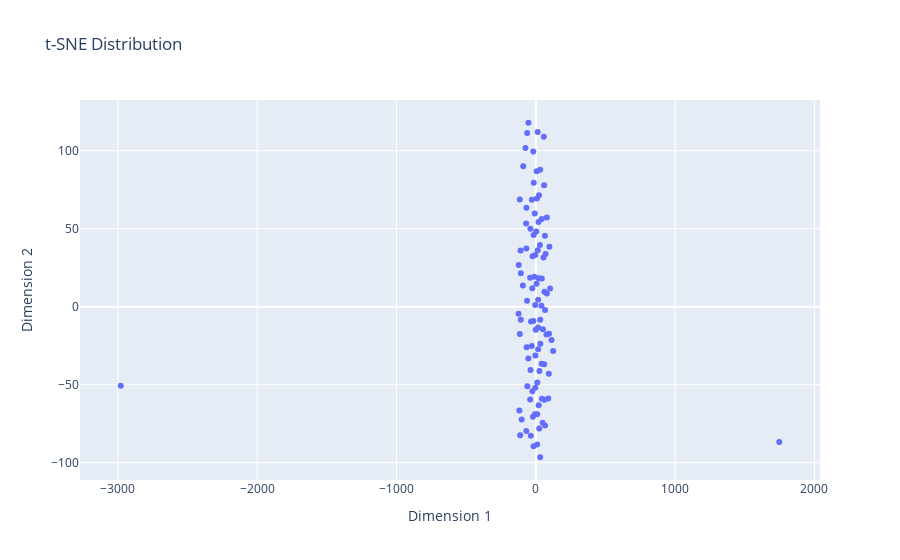

Here is the notebook cell this chart was saved with:
### Code cell
import plotly.graph_objects as go
from plotly.offline import download_plotlyjs, init_notebook_mode, plot, iplot

init_notebook_mode(connected=True)

fig = go.Figure()
fig.add_trace(go.Scatter(x=df_tsne.dim_1, y=df_tsne.dim_2, mode='markers', text=word_index_list))
fig.update_layout(title='t-SNE Distribution',xaxis_title='Dimension 1',yaxis_title='Dimension 2')

### Figure 1 — Plotly figure (JSON) as saved in the notebook; plotly's stock layout.template omitted (floating-point values rounded to 4 significant figures)
{"data": [{"mode": "markers", "text": ["the", "to", "of", "a", "and", "in", "that", "s", "on", "for", "is", "trump", "said", "he", "it", "with", "was", "as", "his", "by", "has", "be", "not", "have", "from", "this", "at", "are", "who", "an", "they", "but", "u", "president", "i", "we", "would", "about", "will", "t", "their", "you", "had", "been", "people", "”", "more", "were", "or", "after", "which", "one", "she", "her", "out", "all", "if", "state", "what", "new", "when", "up", "also", "its", "over", "there", "no", "house", "reuters", "donald", "clinton", "obama", "so", "government", "our", "states", "can", "him", "republican", "just", "than", "other", "year", "some", "could", "white", "united", "into", "told", "like", "against", "do", "them", "campaign", "two", "election", "because", "time", "news", "last"], "type": "scatter", "x": [-107.8, 13.96, 31.5, -17.93, -25.19, -8.045, -28.44, -3.213, -107.9, 19.26, 3.207, -17.41, -122.6, -52.92, -53.32, -0.2878, 7.9, -38.11, -3.593, 112.8, 6.212, 102.5, -3.629, 10.71, -20.54, -14.81, -4.31, 13.36, -16.6, -60.92, -40.61, -5.561, 15.53, -123.9, -115.1, 66.07, 49.11, 20.77, 79.3, 24.21, -114.9, 93.13, 60.74, -40.46, -24.91, 97.39, -92.83, 69.75, -35.9, 59.79, 21.51, -34.79, -10.37, -66.18, 124.6, 66.46, 43.12, 25.61, -68.11, 41.58, 29.58, 16.64, 62.04, -29.01, 42.52, 23.05, 40.13, 31.52, -62.96, -90.46, -109.5, -2979.0, 1747.0, 32.39, -68.39, 89.3, -69.51, 9.651, 94.84, -118.0, 50.94, 65.51, -15.27, -38.86, 55.25, 9.801, 57.55, -67.3, 79.3, -62.11, 59.88, 31.56, 44.31, 76.57, -112.3, -23.3, -101.3, 16.47, 5.472, -74.55], "y": [21.4, 36.21, -96.55, 99.46, 11.87, 59.78, 68.6, -31.29, -8.369, 54.26, 48.29, -9.216, 26.77, 118.0, -33.29, -14.73, 69.42, -40.59, 33.09, -21.28, 86.82, 11.69, -51.91, -48.66, -70.56, 79.51, 1.032, 112.1, -89.48, -51.01, 18.52, -68.98, -13.27, -4.561, 68.72, -76.13, -74.47, -63.14, 57.18, -78.05, -17.54, -42.98, -59.75, -59.54, -54.3, 38.51, 13.56, 33.78, -82.78, 77.86, 18.3, -9.533, 19.22, -25.95, -28.47, -2.165, 18.1, -41.25, 37.34, -36.56, 39.55, 4.504, 9.557, -25.17, 56.17, 71.4, 0.6279, -8.313, 3.781, 90.06, 36.0, -50.7, -86.77, -23.79, -79.69, -58.84, 53.4, -88.38, -17.31, -66.65, -14.41, 45.52, 46.0, 49.97, 31.47, -68.95, 109.0, 63.4, 8.494, 111.4, -36.98, 87.9, -59.04, -17.89, -82.45, 32.34, -72.28, -27.36, 14.77, 101.8]}], "layout": {"autosize": true, "title": {"text": "t-SNE Distribution"}, "xaxis": {"autorange": true, "range": [-3276.0, 2044.0], "title": {"text": "Dimension 1"}, "type": "linear"}, "yaxis": {"autorange": true, "range": [-114.3, 135.7], "title": {"text": "Dimension 2"}, "type": "linear"}}}
